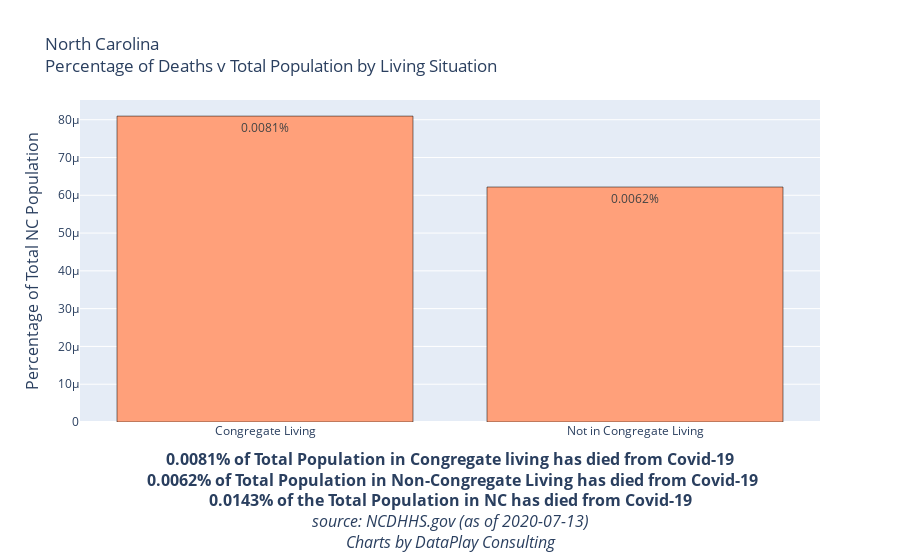

Here is the notebook cell this chart was saved with:
### Code cell
Total_Deaths_Congregate = '{:.4%}'.format(df_grouped.reset_index()['%TotalPopulation'][0])
Total_Deaths_Non_Congregate = '{:.4%}'.format(df_grouped.reset_index()['%TotalPopulation'][1])
Total_Deaths = '{:.4%}'.format(df_grouped.reset_index()['%TotalPopulation'].sum())

fig = go.Figure(data=[
     go.Bar(name = '% Of All Deaths', x=df_grouped.reset_index()['Congregate_Living'],
           y = df_grouped.reset_index()['%TotalPopulation'],
           text=[Total_Deaths_Congregate, Total_Deaths_Non_Congregate],
           marker_color='lightsalmon',
           textposition='inside',marker_line_color='black'),
#     go.Bar(name = '% Of All Cases', x=df_grouped.reset_index()['Congregate_Living'],y = df_grouped.reset_index()['%TotalPop/Cases'],text=['11% of All Cases', '89% of All Cases'],marker_color='lightblue',
#             textposition='inside',marker_line_color='black', textfont=dict(color="black"), hoverinfo='none')
])
# Change the bar mode
fig.update_layout(barmode='group', title = 'North Carolina<br>Percentage of Deaths v Total Population by Living Situation',
    yaxis=dict(
        title='Percentage of Total NC Population',
        titlefont_size=16,
        tickfont_size=12,
    ),
    xaxis=dict(
        title=f"<b>{Total_Deaths_Congregate} of Total Population in Congregate living has died from Covid-19<br> {Total_Deaths_Non_Congregate} of Total Population in Non-Congregate Living has died from Covid-19<br>{Total_Deaths} of the Total Population in NC has died from Covid-19</b><br><i>source: NCDHHS.gov (as of {Date})<br>Charts by DataPlay Consulting</i>",
        titlefont_size=16,
        tickfont_size=12,
    ),              
    legend=dict(
        x=0,
        y=1.0,
        bgcolor='rgba(255, 255, 255, 0)',
        bordercolor='rgba(255, 255, 255, 0)'
    ))

fig.show()
pio.write_html(fig, file='DeathsVPopulation.html', auto_open=False)

### Figure 1 — Plotly figure (JSON) as saved in the notebook; plotly's stock layout.template omitted (floating-point values rounded to 4 significant figures)
{"data": [{"marker": {"color": "lightsalmon", "line": {"color": "black"}}, "name": "% Of All Deaths", "text": ["0.0081%", "0.0062%"], "textposition": "inside", "type": "bar", "x": ["Congregate Living", "Not in Congregate Living"], "y": [8.095e-05, 6.219e-05]}], "layout": {"autosize": true, "barmode": "group", "legend": {"bgcolor": "rgba(255, 255, 255, 0)", "bordercolor": "rgba(255, 255, 255, 0)", "x": 0, "y": 1}, "title": {"text": "North Carolina<br>Percentage of Deaths v Total Population by Living Situation"}, "xaxis": {"autorange": true, "range": [-0.5, 1.5], "tickfont": {"size": 12}, "title": {"font": {"size": 16}, "text": "<b>0.0081% of Total Population in Congregate living has died from Covid-19<br> 0.0062% of Total Population in Non-Congregate Living has died from Covid-19<br>0.0143% of the Total Population in NC has died from Covid-19</b><br><i>source: NCDHHS.gov (as of 2020-07-13)<br>Charts by DataPlay Consulting</i>"}, "type": "category"}, "yaxis": {"autorange": true, "range": [0, 8.521e-05], "tickfont": {"size": 12}, "title": {"font": {"size": 16}, "text": "Percentage of Total NC Population"}, "type": "linear"}}}
